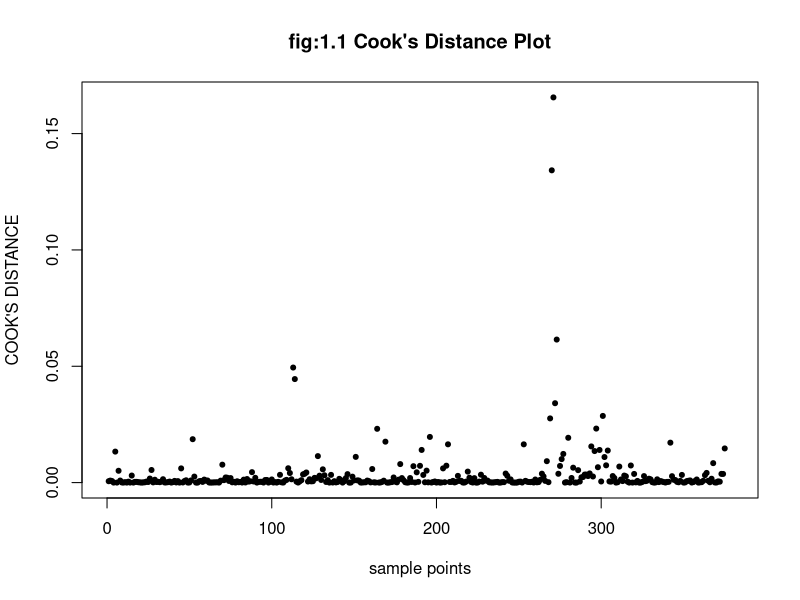
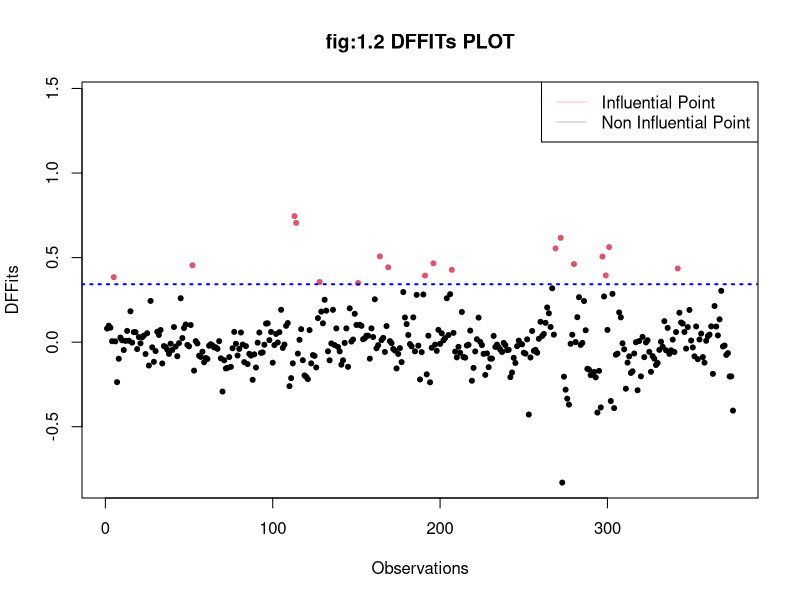
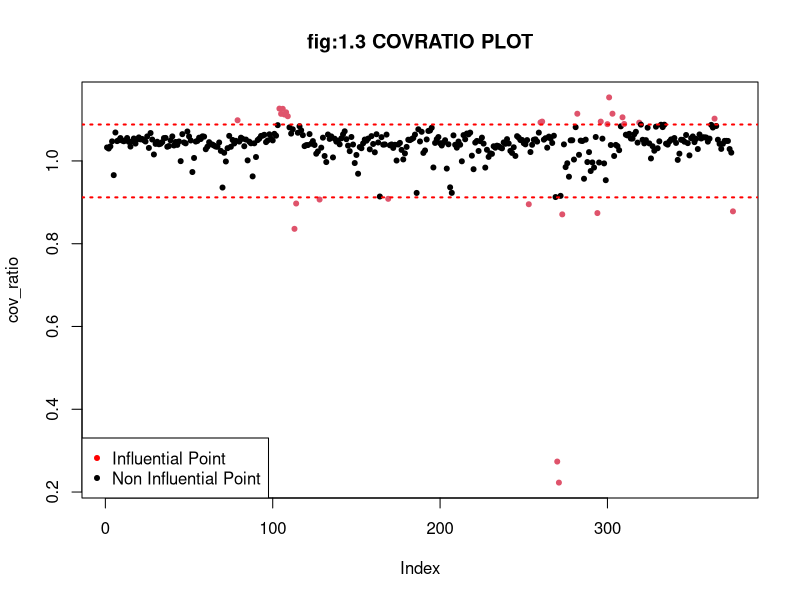
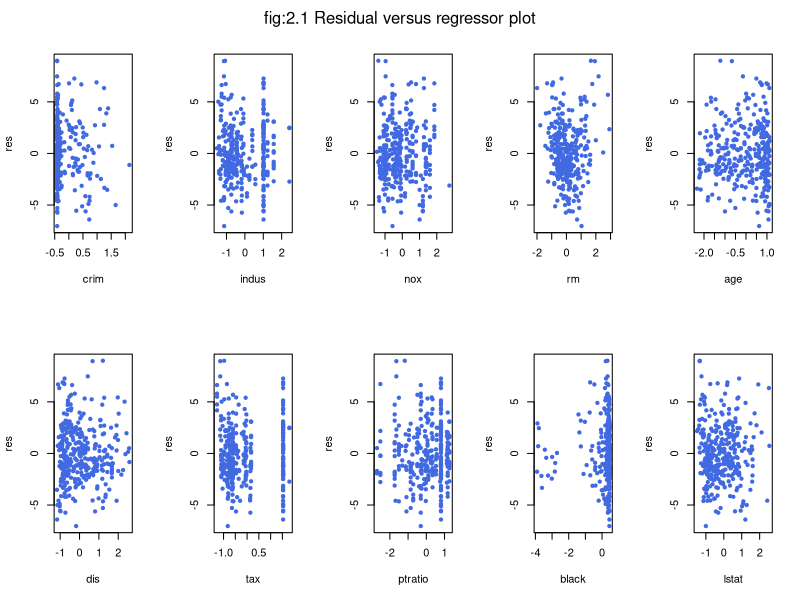
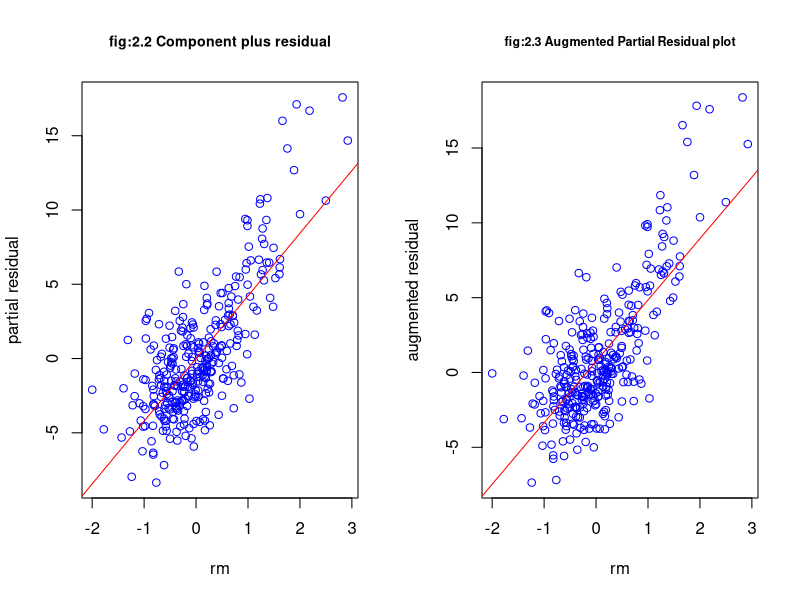
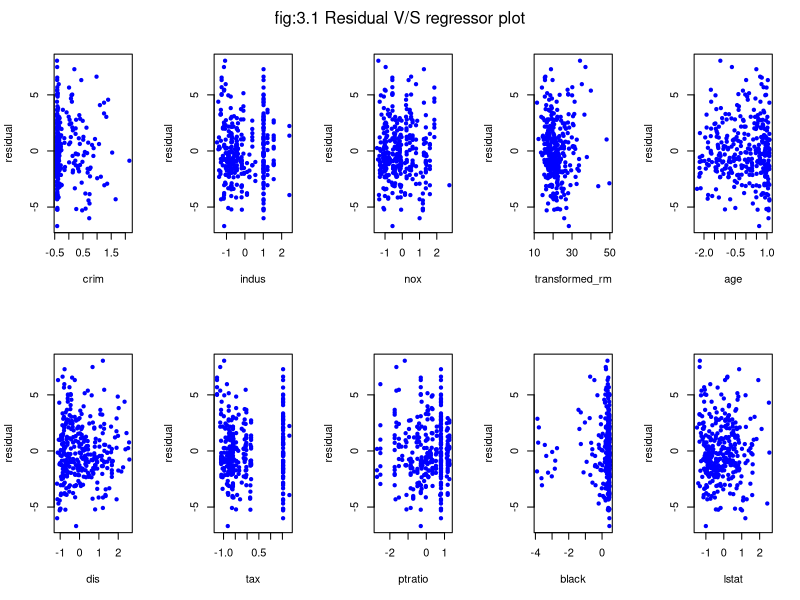
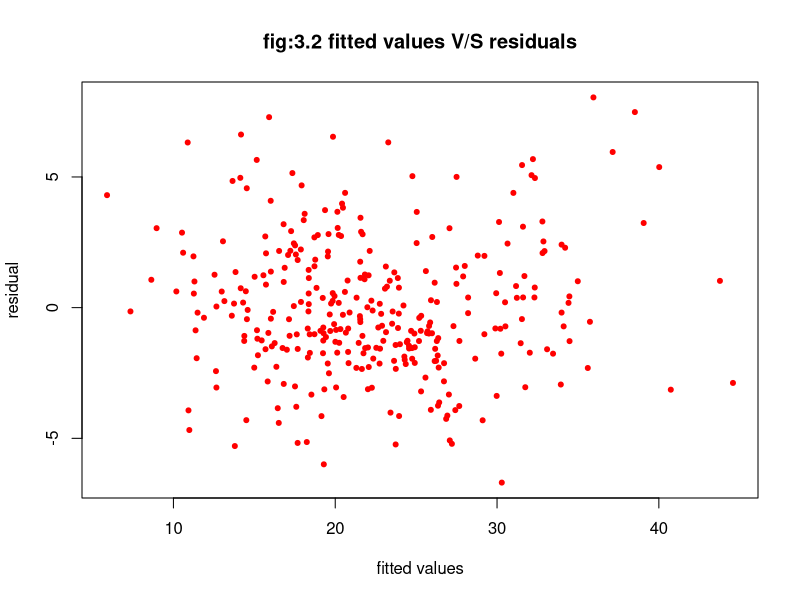
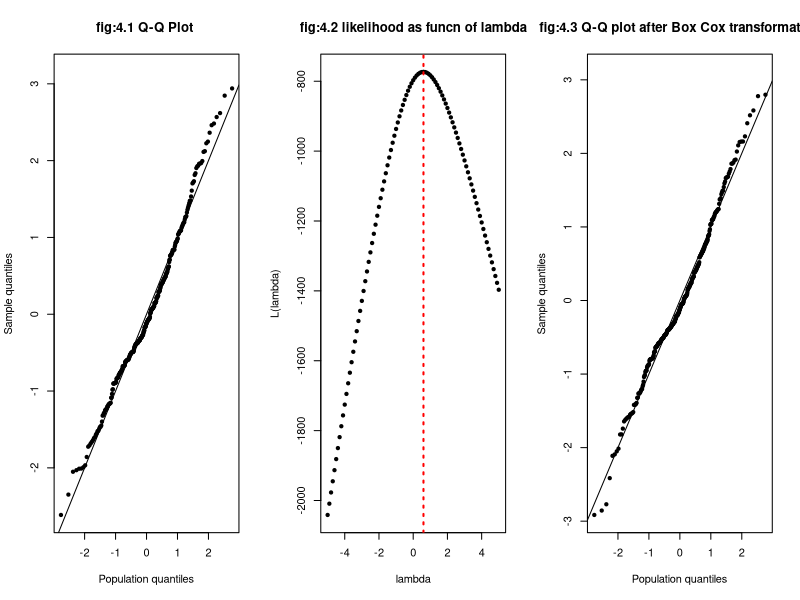

Write R code to recreate these figures, in order.
rm(list=ls()) #Clearing the R-enviroment variables
getwd()       #Present working directory 
# Here we are working on Boston Housing Datasets 
library(MASS)  # library including the Boston datasets
data<-as.matrix(Boston)
#Structure of dataset
str(data) 
#Dividing the columns of data in Y(as response) and X(as predictor)
Y=data[,ncol(data)]    #Response
#Number of obserbvation's in respose 
length(Y)
X=data[,-ncol(data)]   #Predictor Matrix
#Predictor matrix including intercept term
X=cbind(rep(1,nrow(X)),X) 
#dimension of predictor matrix 
dim(X)
colnames(X)[1]="intercept"
#standardising the regressor of datasets
for(i in 2:ncol(X))
{
  X[,i]=(X[,i]-mean(X[,i]))/sd(X[,i])
}
# set.seed() will help to select the same random sample  whenever  we select a random #sample from data
set.seed(52)
#Selecting 100 random sample from total observation
indices=sample(1:nrow(data),replace=FALSE,100)
j=which(colnames(X)=="zn")
k=which(colnames(X)=="chas")
l=which(colnames(X)=="rad")
#removing columns of ZN,CHAS,RAD from X(Predictor matrix) 
X=X[,-c(j,k,l)]  
# Setting up  training set(406 observation) and test set(100 observation) data Selected from whole data
Y_train=(Y[-indices])
X_train=(X[-indices,])
#observations in train datasets
dim(X_train);length(Y_train)
Y_test=Y[indices]
X_test=(X[indices,])
#observation in test dataset
dim(X_test);length(Y_test)
det(t(X_train)%*%X_train)
#determinant of (t(X_train)%*%X_train) is not zero . Hence we conclude the matrix is full column rank matrix
#Least square solution or co-efficients efficent of the linear model fit
beta_hat=solve(t(X_train)%*%X_train)%*%t(X_train)%*%Y_train
beta_hat 
# estimated value of the  mean housing price of testing data 
Y_test_cap=X_test%*%beta_hat          
#RMSE Value of the testing the datasets
RMSE=sqrt(sum((Y_test-Y_test_cap)^2))/sqrt(length(Y_test))
RMSE
model_accuracy=round((1-(RMSE/mean(Y_test)))*100,2)
cat("model accuracy",model_accuracy,"%")
model_accuracy
##(1)---Diagnosis of leverage and influential observations----
#1(a).To find leverage point and drop those using suitable threshold
n=nrow(X_train);p=ncol(X_train)
#thred is thethreshold above which the points are cosidered as leverage point 
thred=2*p/n   
Htr=as.matrix(X_train%*%solve(t(X_train)%*%X_train)%*%t(X_train))
h_ii=diag(Htr)
indices=which(h_ii>thred) # 31 leverage points
length(indices)
#Removing the leverage point from data
Y_train=Y_train[-indices]
X_train=X_train[-indices,]
#Observations left after removal of leverage point from training set
dim(X_train);length(Y_train)

#1(b).Identification of influencial observation on the basis of 
#COOK'S DISTANCE , DFFIT , DFBETA & COVRATIO


##COOK'S DISTANCE
n=nrow(X_train);p=ncol(X_train)
#'beta_hat1' is Least square solution after removal of leverage point 
beta_hat1=solve(t(X_train)%*%X_train)%*%t(X_train)%*%Y_train     
#'Htr' is hat matrix
Htr=X_train%*%solve(t(X_train)%*%X_train)%*%t(X_train)
h=diag(Htr)
Y_train_cap=X_train%*%beta_hat1
res=Y_train-Y_train_cap
MSres=sum(res^2)/(n-p)
C=((res^2)*h)/(MSres*p*((1-h)^2))
which(C>1) #indicates influential point 
#thus we do not get influential point as per Cook's Distance for this data #set


#DFFIT
#'RSSi' vector of residual after removing ith obseravation from training data
RSSi=sum(res^2)-(res^2/1-h)
#'MSresi' Estimate of error variance after removing ith observation
MSresi=RSSi/(n-1-p)
#'DFFits' is change the predicted response after removing ith observation 
DFFits=(res*sqrt(h))/(sqrt(MSresi)*(1-h))
# 'a' is Influencial observation on the basis of DFFits
a=which(abs(DFFits)>2*sqrt(p/n))
length(a)

#DFBETA
DFBETAs_ji=matrix(data=NA,nrow=n,ncol=p-1)
Cd=solve(t(X_train)%*%X_train)%*%t(X_train)
for(j in 1:p-1)
{
  DFBETAs_ji[,j]=(Cd[j+1,]*res)/(sqrt(sum(Cd[j+1,]^2)*MSresi)*(1-h))
}
influence_DFBETA=NA
for(j in 2:p)
{
  influence_DFBETA=c(influence_DFBETA ,which(abs(DFBETAs_ji[,j-1])>2/sqrt(n)) )
} 
b = as.numeric (names (which( table(na.omit(influence_DFBETA))>=7 ) ) )
length(b)
# b is index of influential point based on DFBETAs_ji

#COVRATIO
#cov_ratio helps to compare model accuracy when ith observation is removed 
#whether accuracy improved or not after removing the ith observation
cov_ratio=(MSresi/MSres)^p/(1-h)
#'c' is influential observation on the basis of cov_ratio
c=which(abs(cov_ratio-1)>3*p/n)
length(c)

# Now taking all of the unique influential observaion's we get on the basis #of DFFITs,DFBETA , COV RATIO
a;b;c
z=unique(c(a,b,c))
length(z)
z
#Removing influential observation from the trainin data  
Y_train=Y_train[-z]
X_train=X_train[-z,]

# observation left after removing leverage and influntial point from data
dim(X_train);length(Y_train)
#1(c)PLOTTING 
#Cook's distance plotting 
plot(C,xlim=c(0,380),xlab="sample points",ylab="COOK'S DISTANCE",
     main="fig:1.1 Cook's Distance Plot",col=(C>1)+1,pch=20)
##DFFits plotting
plot(DFFits,xlab='Observations',col=(DFFits>(2*sqrt(p/n)))+1,
     main='fig:1.2 DFFITs PLOT',pch=20)
abline(h=2*sqrt(p/n),col='blue',lwd=2,lty='dotted')
legend("topright",c("Influential Point","Non Influential Point")
       ,col=c("red","black"),lwd=0.2)


##Covariance ratio plotting
plot(cov_ratio,main="fig:1.3 COVRATIO PLOT",col=(abs(cov_ratio-1)>3*p/n)+1, pch=20)
abline(h=c( 3*p/n +1, -(3*p/n)+1) , col="red", lwd=2, lty="dotted")
legend("bottomleft",c("Influential Point","Non Influential Point"),col=c("red","black"),pch=20)



#1.(d) Calculating RMSE again 
#Least square solution after removing of leverage and influential point
beta_hat2=solve(t(X_train)%*%X_train)%*%t(X_train)%*%Y_train   
# estimated value of the  mean housing price of testing data 
Y_test_cap=X_test%*%beta_hat1          
#RMSE Value of the testing the datasets
RMSE_new=sqrt(sum((Y_test-Y_test_cap)^2))/sqrt(length(Y_test))
RMSE;RMSE_new
if(RMSE_new<RMSE){RMSE=RMSE_new}
#RMSE_new is less than RMSE .so , the effect of leverage and Outliers is #diagnoised successfully.





##(2)---Dealing-with-curvatures-------------------------------------
#2(a)
n=nrow(X_train) ; p=ncol(X_train)
res=(Y_train-X_train%*%beta_hat2)
par(mfrow=c(2,(p-1)/2))
for(i in 2:ncol(X_train))
{
  plot(X_train[,i],res,xlab=colnames(X_train)[i],ylab="res",col='royalblue',pch=20)
}
mtext("fig:2.1 Residual versus regressor plot",line=-2 ,outer=TRUE)
#from the observation of res v\s regresor plot we seem "rm" not to be #linearly related with E(y)

#2(b)Plotting 'rm' regressor with CPR(component plus residual)
par(mfrow=c(1,2))
l=which(colnames(X_train)=="rm")
#'cpr' is the component plus residual 
cpr=res+beta_hat2[l]*X_train[,l]
#plotting the 'rm' V\S CPR
plot(X_train[,l],cpr,xlab="rm",ylab="partial residual",cex.main=0.85,main="fig:2.2 Component plus residual",col="blue")
#Setting for drawing slope in 'rm' V/s cpr plot
Y_train_new=cpr
X_train_new=cbind(rep(1,n),X_train[,l])
coef=solve(t(X_train_new)%*%X_train_new)%*%t(X_train_new)%*%Y_train_new
abline(a=coef[1],b=coef[2],col="red")

#plotting 'rm' with APR(Augmented Partial Residual )   
X_train_apr=cbind(X_train,X_train[,l]^2)
Y_train_apr=Y_train
beta_hat_apr=solve(t(X_train_apr)%*%X_train_apr)%*%t(X_train_apr)%*%Y_train_apr
res_apr=Y_train_apr-X_train_apr%*%beta_hat_apr
apr=res_apr+beta_hat_apr[l]*X_train[,l]+beta_hat_apr[length(beta_hat_apr)]*(X_train[,l]^2)
plot(X_train[,l],apr,cex.main=0.75,
     main="fig:2.3 Augmented Partial Residual plot",xlab="rm",
     ylab="augmented residual", col="blue")
#Setting for drawing slope in 'rm' V/S APR(Augmented Partial Residual) Plot
Y_train_apr=apr
X_train_apr=cbind(rep(1,n),X_train[,l])
coef=solve(t(X_train_apr)%*%X_train_apr)%*%t(X_train_apr)%*%Y_train_apr
abline(a=coef[1],b=coef[2],col="red")

#2(c)Observing CPR and APR plot. We suggest that the exponential #transformation is needed for the regressor 'rm'
#Our transformed model for 'rm' is  g(x)=beta0*exp(beta1*Xtr_rm)
#Fitting the transformed model 
X_train_rm=cbind(rep(1,n),X_train[,l])
Y_train_rm=Y_train
beta_hat_rm=solve(t(X_train_rm)%*%X_train_rm)%*%t(X_train_rm)%*% log(Y_train_rm)
trans_rm= exp(beta_hat_rm[1])*exp(beta_hat_rm[2]*X_train[,l])

##2(d). to find partial coefficient between Ytrain and "rm" of Xtrain
X_train_dd=X_train[,-l]
uu=lm(Y_train~X_train_dd)
res1=uu$residuals
vv=lm(X_train[,l]~X_train_dd)
res2=vv$residuals
#Correlation coefficient without any transformation
par_Cor=cor(res1,res2)
par_Cor
## to find partial coefficient between Ytrain and g(x)
ww=lm( trans_rm ~X_train_dd)
res2=ww$residuals
#Correlation coefficient after transformation
par_Cor_trans= cor(res1,res2)
par_Cor_trans
##there is increase in  correlation coefficient ,
#thus we keep the  transformation of 'rm' and conclude that linearity has #improved
#Replacing the transformed 'rm' with 'rm' in train dataset
X_train[,l]=trans_rm
colnames(X_train)[l]='transformed_rm'
colnames(X_train)
#Estimated coefficient after transformation of model fit 
beta_hat=solve(t(X_train)%*%X_train)%*%t(X_train)%*% Y_train
#Replacing the transformed 'rm' with 'rm' in train dataset
Xts1=X_test
Xts1[,l]= exp(beta_hat_rm[1])* exp(beta_hat_rm[2]*X_test[,l])
X_test=Xts1
#2(e)
RSS= sum((Y_test-X_test%*%beta_hat)^2)
#Calculation of RMSE after transformation of 'rm'
RMSE_trans=sqrt(RSS/length(Y_test))
RMSE_trans ; RMSE
if(RMSE_trans<RMSE){RMSE=RMSE_trans}
RMSE

#from the result we get that RMSE_trans is less than RMSE . thus transformation has  improved linearity of the residual 


##(3)---Dealing with problem of Hetroscedasticity------------
#3(a)
res=(Y_train-X_train%*%beta_hat)
par(mfrow=c(2,(p-1)/2))
for(i in 2:p)
{
  plot(X_train[,i],res,xlab=colnames(X_train)[i],ylab="residual", pch=20, col="blue")
}
mtext("fig:3.1 Residual V/S regressor plot",line=-2 ,outer=TRUE)
par(mfrow=c(1,1))
Y_train_cap=X_train%*%beta_hat
plot(Y_train_cap,res,xlab="fitted values",ylab="residual",main="fig:3.2 fitted values V/S residuals",col="red",pch=20)

# Examining the plot of residuals V/S regressor and residual V/S fitted #values,we claim that crim, indus, age, dis, tax, black produce #heteroscedasticity



#3(b) Performing Breusch Pagan Test to test the heteroscedasticity claim    #Ho: Error variance are homoscedastic in nature
#H1: Error variance are Heteroscedastic in nature
di=(n*res^2)/sum(res^2)
Ztr=X_train[,which(colnames(X_train)=='intercept'|colnames(X_train)=='crim'|colnames(X_train)=='indus'|colnames(X_train)=='age'|
                     colnames(X_train)=='dis'| colnames(X_train)=='tax'|colnames(X_train)=='black')]
di_hat=Ztr%*% solve(t(Ztr)%*%Ztr) %*% t(Ztr)%*%di
R_2=(cov(di,di_hat))^2/(var(di)*var(di_hat))
#Test Stastic under the assumption of null hypothesis
Q=n*R_2
print(Q)
#Critical Value
c= qchisq(0.95,6)
print(c)
#Decision Rule
if(Q>c) print("reject H0:(homoscedasticity assumption)") else
  print("accept H0:(homoscedasticity assumption)")

#3(c)
#As test rejects the homoscedastic assumption .
#Performing Iterative method to estimate the coefficients

I=0
beta_hat=solve(t(X_train)%*%X_train)%*%(t(X_train)%*%Y_train)
res=Y_train- X_train%*%beta_hat
alpha= solve(t(Ztr)%*% Ztr) %*%t(Ztr)%*% res^2
alpha_1=NA
repeat{
  beta_hat_aux=beta_hat
  alpha_1= alpha
  sig= Ztr %*% alpha_1
  sigma=diag(as.vector(sig))
  beta_hat=solve(t(X_train)%*% solve(sigma) %*%X_train)%*% t(X_train)%*% solve(sigma)%*% Y_train
  res= Y_train- X_train%*%beta_hat
  alpha= solve(t(Ztr)%*% Ztr) %*%t(Ztr)%*% res^2
  I=I+1
  if((sum((beta_hat_aux-beta_hat)^2)<=0.1 & sum((alpha_1-alpha)^2)<=0.1)| I>200)
  {      break   }
}

#3(d)Calculating fitted model coefficient after removing the effect of #heteroscedasticity with transformation
RSS= sum((Y_test-X_test%*%beta_hat)^2)
RMSE_new=sqrt(RSS/length(Y_test))
RMSE; RMSE_new
# decrease in RMSE
if(RMSE_new<RMSE){RMSE=RMSE_new}


##(4)---Diagnosing the normality assumption--------------------
#4(a)
#qq.plot() function can plot quantile quantile plot
#input variable is predictor matrix and response vector 
qq.plot=function(Z,y,text)    
{
  n=nrow(Z)
  p=ncol(Z)-1
  H=Z%*%solve(t(Z)%*%Z)%*%t(Z) 
  #predicted value of y
  y_cap=H%*%y
  #vector of residuals
  res=y-y_cap   
  RSS=sum(res^2)  
  RSS_i=rep(0,n)  
  for(i in 1:n)
  {
    RSS_i[i]=RSS-((res[i]^2)/(1-H[i,i]))
  }
  #'r_i' is R-Studentized residuals
  r_i=rep(0,n)    
  for(i in 1:n)
  {
    r_i[i]=res[i]/(sqrt(RSS_i[i]*(1-H[i,i])/(n-p-1)))
  }
  #ordered R-Student residuals
  r_i.ord=sort(r_i)  
  #'p_i' is vector of population quantiles of t(n-p-1) distn 
  p_i=rep(0,n)  
  for(i in 1:n)
  {
    p_i[i]=qt(i/n,n-p-1)
  }
  plot(p_i,r_i.ord,pch=20,main=text,xlab="Population quantiles",ylab="Sample quantiles")
  #straight line with intercept 0, slope 1 drawn to make inferences
  abline(a=0,b=1)
}
par(mfrow=c(1,3))
qq.plot(X_train,Y_train,"fig:4.1 Q-Q Plot ")
shapiro.test(Y_train)
#Looking at the qq plot we find that all the points are not in straight line 
#So, Performing Box-Cox transformation. So, normality assumption of error is #verified 
#4(b)Box-Cox Transformation
Y_train[which(Y_train<0)]    
## all values are positive
lamda=seq(from=-5, to=5, by=0.1)
Y_trans= NA
lik_fun=NA
for( i in 1:length(lamda))
{
  lam=lamda[i]
  if(lam!=0)
  {  Y_trans= (Y_train^lam - rep(1,times=n))/lam  }else
  {  Y_trans= log(Y_train)  }
  beta_hat_trans= solve(t(X_train)%*%X_train) %*% t(X_train)%*%Y_trans
  lik_fun[i]=-(n/2)*( log(2*pi) +log(sum((Y_trans-X_train%*%beta_hat_trans)^2)/n)+1) +
    (lam-1)* sum(log(Y_train))
}
plot(x=lamda, y=lik_fun, xlab = "lambda", ylab="L(lambda)", pch=20,main="fig:4.2 likelihood as funcn of lambda")

lam= lamda[which(lik_fun==max(lik_fun))]
lam
abline(v= lam, col="red", lty="dotted", lwd=2)
ytrain_aux= (Y_train^lam - rep(1,times=n))/lam
shapiro.test(ytrain_aux)
qq.plot(X_train, ytrain_aux,'fig:4.3 Q-Q plot after Box Cox transformation')

## normality assumption seems to have improved as thus obtained plot is closer to ideal situation. 
## thus we keep the transformation
Y_train= ytrain_aux
model=lm(Y_train~X_train[,-1])
coefficient=matrix(model$coefficients,nrow=length(model$coefficients),ncol=1)
Y=X_test%*%coefficient
Ynew=(0.6*Y+1)^(1/0.6)
RMSE_final=sqrt(sum((Y_test-Ynew)^2)/length(Y_test))
RMSE_final
Prediction_accuracy=round((1-(RMSE_final/mean(Y_test)))*100,2)
cat("model accuracy",Prediction_accuracy,"%")
#------------------------ THE END--------------------------------


